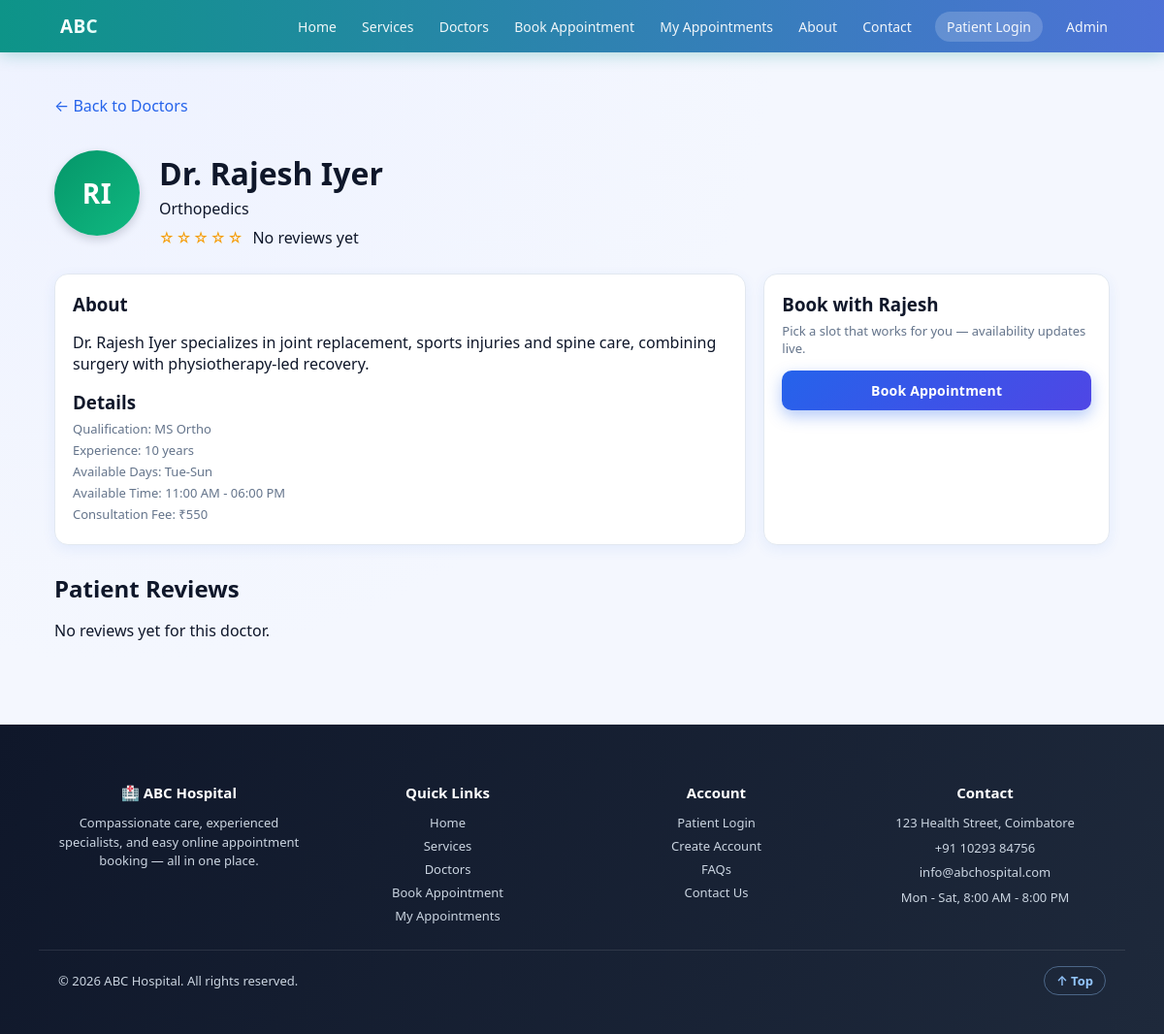
/doctor.php?id=4, run on the app's committed database.
### tables this page shows
CREATE TABLE doctors (
    doctor_id INTEGER PRIMARY KEY AUTOINCREMENT,
    name TEXT NOT NULL,
    department TEXT NOT NULL,
    qualification TEXT,
    experience INTEGER,
    phone TEXT,
    email TEXT,
    available_days TEXT,
    available_time TEXT
, bio TEXT, fee INTEGER);

### includes/functions.php (called while the page is built, shortened)
<?php
function doctorAvatarInitials(string $name): string
{
    $clean = trim(str_ireplace('Dr.', '', $name));
    $parts = preg_split('/\s+/', $clean);
    $initials = '';
    foreach ($parts as $p) {
        if ($p !== '') { $initials .= strtoupper($p[0]); }
        if (strlen($initials) >= 2) break;
    }
    return $initials !== '' ? $initials : 'DR';
}
function doctorAvatarColor(int $doctorId): string
{
    $palette = [
        'linear-gradient(135deg,#2563EB,#4F46E5)',
        'linear-gradient(135deg,#0D9488,#0891B2)',
        'linear-gradient(135deg,#7C3AED,#C026D3)',
        'linear-gradient(135deg,#DB2777,#F97316)',
        'linear-gradient(135deg,#059669,#10B981)',
        'linear-gradient(135deg,#EA580C,#DC2626)',
    ];
    return $palette[$doctorId % count($palette)];
}
function ratingStars(float $avg): string
{
    $full = (int)round($avg);
    $out = '';
    for ($i = 1; $i <= 5; $i++) {
        $out .= $i <= $full ? '★' : '☆';
    }
    return $out;
}
function doctorRating(PDO $pdo, int $doctorId): array
{
    $stmt = $pdo->prepare("SELECT COUNT(*) AS c, AVG(rating) AS a FROM reviews WHERE doctor_id = ? AND status = 'Approved'");
    $stmt->execute([$doctorId]);
    $row = $stmt->fetch(PDO::FETCH_ASSOC);
    $count = (int)($row['c'] ?? 0);
    $avg = $count > 0 ? round((float)$row['a'], 1) : 0.0;
    return ['count' => $count, 'avg' => $avg];
}

### doctor.php (the view, shortened to what this page needs)
<?php
require __DIR__ . '/database/connect.php';
$id = (int)($_GET['id'] ?? 0);
$stmt = $pdo->prepare('SELECT * FROM doctors WHERE doctor_id = ?');
$stmt->execute([$id]);
$doc = $stmt->fetch(PDO::FETCH_ASSOC);
$rating = doctorRating($pdo, $id);
$rstmt = $pdo->prepare("SELECT * FROM reviews WHERE doctor_id = ? AND status = 'Approved' ORDER BY created_at DESC LIMIT 20");
$rstmt->execute([$id]);
$reviews = $rstmt->fetchAll(PDO::FETCH_ASSOC);
require __DIR__ . '/includes/header.php';
?>
<p class="meta"><a href="doctors.php">&larr; Back to Doctors</a></p>
<div class="doctor-profile">
    <div class="doc-avatar doc-avatar-lg" style="background:<?php echo doctorAvatarColor($id); ?>"><?php echo doctorAvatarInitials($doc['name']); ?></div>
    <div>
        <h1 style="margin-bottom:4px;"><?php echo htmlspecialchars($doc['name']); ?></h1>
        <div class="dept"><?php echo htmlspecialchars($doc['department']); ?></div>
        <div class="doc-rating" style="margin-top:8px;">
            <span class="stars"><?php echo ratingStars($rating['avg']); ?></span>
            <?php if ($rating['count'] > 0): ?>
                <span class="meta"><?php echo $rating['avg']; ?> out of 5 (<?php echo $rating['count']; ?> review<?php echo $rating['count'] === 1 ? '' : 's'; ?>)</span>
            <?php else: ?>
                <span class="meta">No reviews yet</span>
            <?php endif; ?>
        </div>
    </div>
</div>
<div class="grid" style="grid-template-columns:2fr 1fr;margin-top:20px;">
    <div class="card">
        <h3>About</h3>
        <p><?php echo nl2br(htmlspecialchars($doc['bio'])); ?></p>
        <h3 style="margin-top:16px;">Details</h3>
        <p class="meta">Qualification: <?php echo htmlspecialchars($doc['qualification']); ?></p>
        <p class="meta">Experience: <?php echo (int)$doc['experience']; ?> years</p>
        <p class="meta">Available Days: <?php echo htmlspecialchars($doc['available_days']); ?></p>
        <p class="meta">Available Time: <?php echo htmlspecialchars($doc['available_time']); ?></p>
        <p class="meta">Consultation Fee: ₹<?php echo (int)$doc['fee']; ?></p>
    </div>
    <div class="card">
        <h3>Book with <?php echo htmlspecialchars(explode(' ', $doc['name'])[1] ?? $doc['name']); ?></h3>
        <p class="meta">Pick a slot that works for you — availability updates live.</p>
        <a class="btn btn-primary" href="appointment.php?doctor_id=<?php echo $id; ?>" style="width:100%;text-align:center;">Book Appointment</a>
    </div>
</div>
<h2 class="section-title" style="margin-top:28px;">Patient Reviews</h2>
<?php if (empty($reviews)): ?>
    <p class="meta">No reviews yet for this doctor.</p>
<?php endif; ?>
<?php require __DIR__ . '/includes/footer.php'; ?>

### css/style.css (style rules this page uses)
:root { --blue:#2563EB; --blue2:#3B82F6; --blue-dark:#1E3A8A; --green:#10B981; --green2:#059669; --red:#EF4444; --bg:#F4F7FE; --card:#FFFFFF; --border:#E2E8F0; --text:#0F172A; --muted:#64748B; --shadow:0 4px 14px rgba(37,99,235,0.08); --shadow-lg:0 12px 32px rgba(15,23,42,0.12); --radius:14px; }
* { box-sizing:border-box; }
html { scroll-behavior:smooth; }
body { margin:0;font-family:'Segoe UI',-apple-system,Roboto,Arial,sans-serif; background:radial-gradient(circle at 10% 0%, #EEF2FF 0%, var(--bg) 45%); color:var(--text);animation:pageFade .5s ease both; }
a { color:var(--blue);text-decoration:none;transition:color .2s ease; }
.btn { display:inline-block;padding:11px 20px;border-radius:10px;border:none;cursor:pointer; font-size:14px;font-weight:700;letter-spacing:.2px;position:relative;overflow:hidden; transition:transform .18s ease, box-shadow .18s ease, filter .18s ease; }
.btn-primary { background:linear-gradient(135deg,var(--blue),#4F46E5);color:#fff;box-shadow:0 6px 16px rgba(37,99,235,0.35); }
.grid { display:grid;gap:18px;grid-template-columns:repeat(auto-fit,minmax(240px,1fr)); }
.card { background:var(--card);border:1px solid var(--border);border-radius:var(--radius);padding:18px; box-shadow:var(--shadow);transition:transform .28s ease, box-shadow .28s ease, border-color .28s ease; opacity:0;transform:translateY(16px); }
.card.in-view { animation:cardIn .5s ease forwards; }
.card h3 { margin:0 0 6px; }
.card .meta { color:var(--muted);font-size:13px;margin:4px 0; }
.card .btn { margin-top:10px; }
.section-title { margin:8px 0 14px; }
.doc-avatar { width:54px;height:54px;border-radius:50%;display:flex;align-items:center;justify-content:center; color:#fff;font-weight:800;font-size:18px;letter-spacing:.5px;flex-shrink:0;box-shadow:0 4px 10px rgba(15,23,42,0.18); margin-bottom:10px; }
.doc-avatar-lg { width:88px;height:88px;font-size:28px;margin-bottom:0; }
.doctor-profile { display:flex;align-items:center;gap:20px;flex-wrap:wrap; }
.doc-rating { margin:6px 0;display:flex;align-items:center;gap:8px;flex-wrap:wrap; }
.stars { color:#F59E0B;letter-spacing:2px;font-size:15px; }

### data on the page
doctors: name "RI", name "Dr. Rajesh Iyer", department "Orthopedics", bio "Dr. Rajesh Iyer specializes in joint replacement, sports injuries and spine care, combining surgery with physiotherapy-led recovery.", qualification "MS Ortho", experience "10", available_days "Tue-Sun", available_time "11:00 AM - 06:00 PM", fee "550", name "Rajesh"

### other printed values
ratingStars($rating['avg']) "☆☆☆☆☆"
